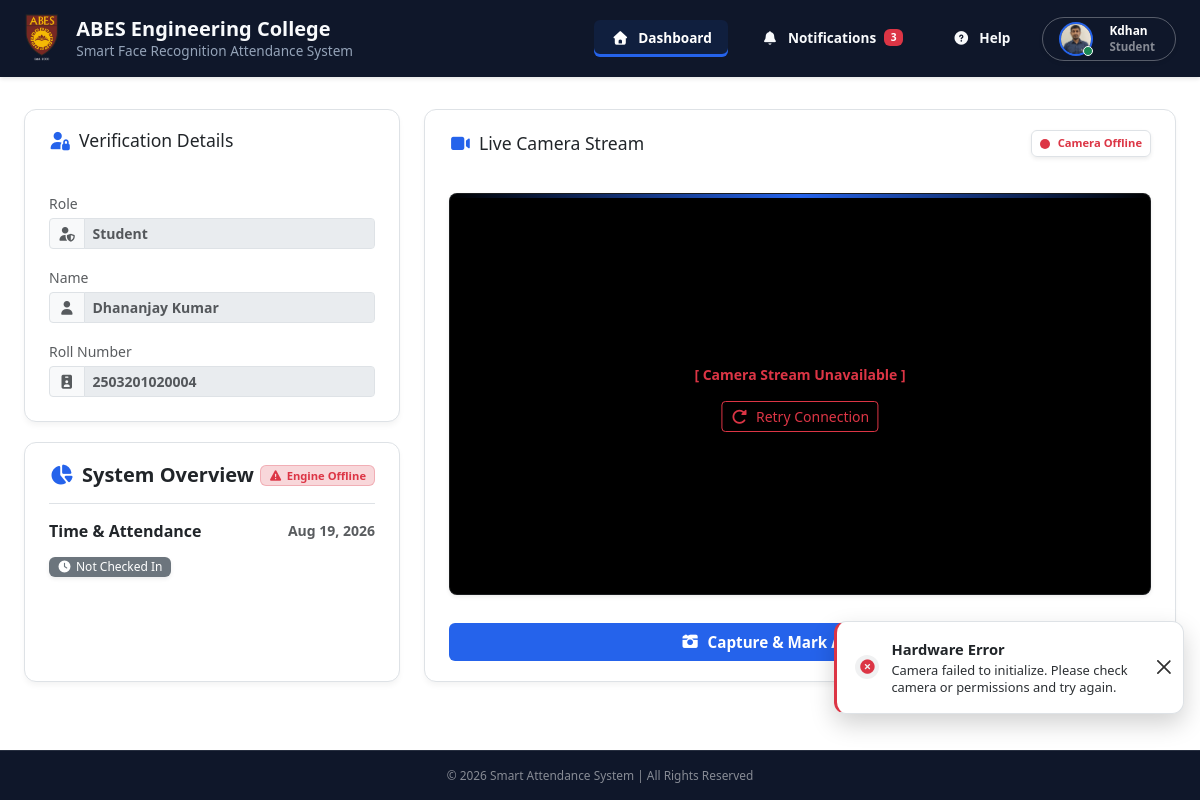
/attendance (signed in), run on an earlier commit of the app's database.
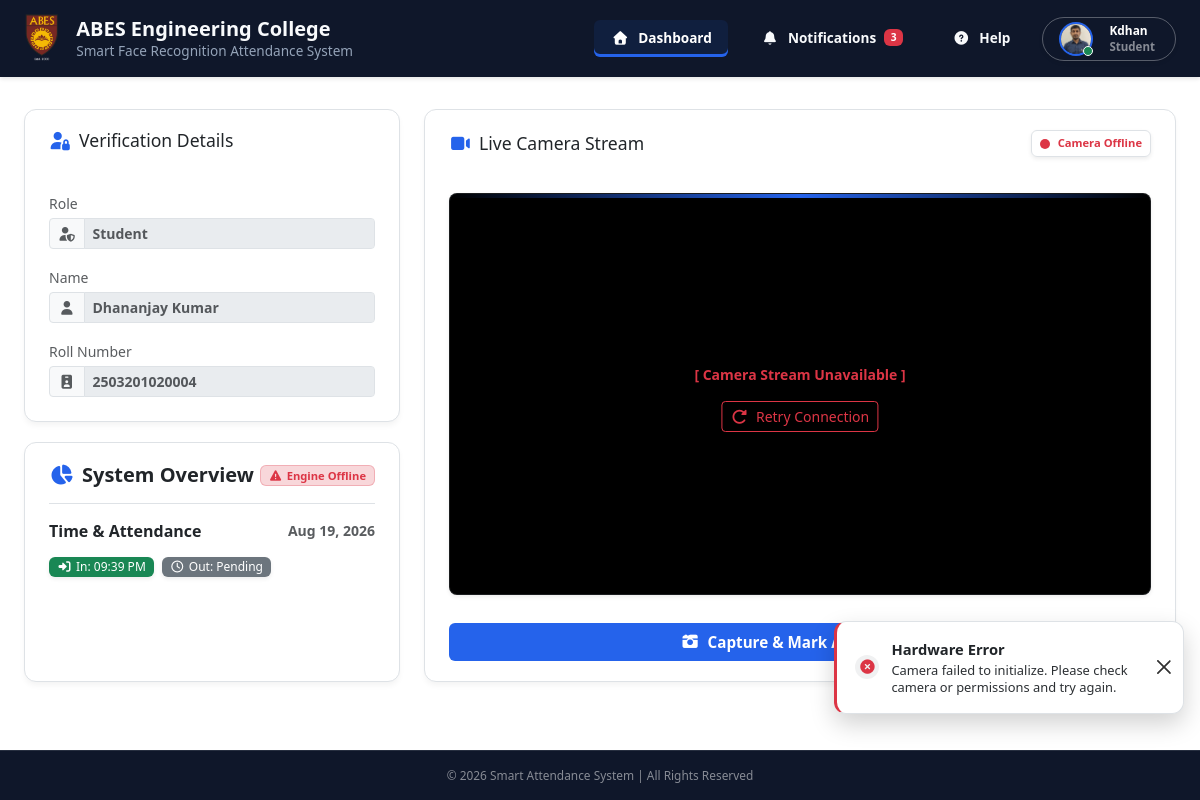
And on a later commit of the database.
### models.py (models this page shows, shortened)
class User(UserMixin, db.Model):
    __tablename__ = 'users'
    id = db.Column(db.Integer, primary_key=True)
    username = db.Column(db.String(50), unique=True, nullable=False)
    email = db.Column(db.String(120), unique=True, nullable=False)
    password_hash = db.Column(db.String(255), nullable=False)
    role = db.Column(db.String(20), nullable=False)
    is_active = db.Column(db.Boolean, default=True)
    created_at = db.Column(db.DateTime, default=datetime.utcnow)
    password_updated_at = db.Column(db.DateTime, default=datetime.utcnow)
    student_profile = db.relationship(
        'Student', backref='user_account', uselist=False, cascade="all, delete-orphan")
    faculty_profile = db.relationship(
        'FacultyStaff', backref='user_account', uselist=False, cascade="all, delete-orphan")
    attendance_records = db.relationship(
        'AttendanceRecord', foreign_keys='AttendanceRecord.user_id', backref='student_user', lazy=True)
    operator_logs = db.relationship(
        'AttendanceRecord', foreign_keys='AttendanceRecord.marked_by_operator_id', backref='operator_user', lazy=True)

class Student(db.Model):
    __tablename__ = 'students'
    student_id = db.Column(db.Integer, db.ForeignKey('users.id'), primary_key=True)
    roll_no = db.Column(db.String(50), unique=True, nullable=False)
    admission_no = db.Column(db.String(50), unique=True, nullable=False)
    full_name = db.Column(db.String(100), nullable=False)
    gender = db.Column(db.String(15), nullable=False)
    dob = db.Column(db.Date, nullable=False)
    course_id = db.Column(db.Integer, db.ForeignKey('courses.id'), nullable=False)
    session = db.Column(db.String(20), nullable=False)
    mobile_no = db.Column(db.String(15), nullable=False)
    father_name = db.Column(db.String(100), nullable=False)
    mother_name = db.Column(db.String(100), nullable=False)
    city = db.Column(db.String(50), nullable=False)
    state = db.Column(db.String(50), nullable=False)
    pin_code = db.Column(db.String(10), nullable=False)
    address = db.Column(db.Text, nullable=False)
    last_qualification = db.Column(db.String(100), nullable=False)
    photo_path = db.Column(db.String(255), nullable=True)
    encoding_path = db.Column(db.String(255), nullable=True)

class AttendanceRecord(db.Model):
    __tablename__ = 'attendance_records'
    __table_args__ = (
        UniqueConstraint('user_id', 'date', name='uq_attendance_user_date'),
    )
    id = db.Column(db.Integer, primary_key=True)
    user_id = db.Column(db.Integer, db.ForeignKey('users.id'), nullable=False)
    verification_method = db.Column(db.String(50), default='Face AI')
    status = db.Column(db.String(50), default='Present')
    marked_by_operator_id = db.Column(db.Integer, db.ForeignKey('users.id'), nullable=True)
    date = db.Column(db.Date, default=date.today)
    time_in = db.Column(db.DateTime, default=datetime.now)
    time_out = db.Column(db.DateTime, nullable=True)
    total_hours = db.Column(db.Float, nullable=True)

### routes/main.py (the view, shortened to what this page needs)
@main_bp.route('/attendance')
@login_required
def attendance():
    today_date = date.today()
    role = current_user.role.lower() if current_user.role else 'student'
    my_attendance = AttendanceRecord.query.filter_by(
        user_id=current_user.id,
        date=today_date
    ).first()
    admin_stats = {}
    teacher_stats = {}
    return render_template(
        'attendance.html',
        user=current_user,
        my_attendance=my_attendance,
        admin_stats=admin_stats,
        teacher_stats=teacher_stats
    )

### models.py (called while the page is built)
@login_manager.user_loader
def load_user(user_id):
    return User.query.get(int(user_id))

### templates/attendance.html (shortened to what this page needs)
{% extends "base.html" %}  {% block profile_action %}
<div class="dropdown">
  <button
    class="btn btn-profile-dropdown d-flex align-items-center gap-3 px-2 px-sm-3 py-1 rounded-pill shadow-sm"
    type="button"
    id="userProfileDropdown"
    data-bs-toggle="dropdown"
    aria-expanded="false"
    style="width: fit-content"
  >
    {% set raw_path = user.student_profile.photo_path if user.student_profile
    and user.student_profile.photo_path else (user.faculty_profile.photo_path if
    user.faculty_profile and user.faculty_profile.photo_path else None) %} {%
    set user_photo = raw_path.replace('\\', '/').split('/')[-1] if raw_path else
    None %}
    <div class="position-relative d-flex align-items-center">
      <img
        src="{{ url_for('static', filename='uploads/faces/' + user_photo) if user_photo else 'https://ui-avatars.com/api/?name=' + user.username|urlencode + '&background=2563eb&color=fff' }}"
        alt="{{ user.username }}"
        class="rounded-circle object-fit-cover border border-2 border-primary"
        width="34"
        height="34"
        loading="lazy"
        onerror="this.onerror=null; this.src='https://ui-avatars.com/api/?name={{ user.username|urlencode }}&background=2563eb&color=fff';"
      />
      <span
        class="position-absolute bottom-0 end-0 p-1 bg-success border border-white rounded-circle"
        style="width: 10px; height: 10px"
      >
      </span>
    </div>
    <div class="d-none d-sm-flex flex-column text-start me-1">
      <span class="text-white small fw-bold lh-1"
        >{{ user.username | capitalize }}</span
      >
      <span
        class="text-white-50 extra-small lh-1 mt-1"
        style="font-size: 0.72rem"
        >{{ user.role | capitalize }}</span
      >
    </div>
  </button>
</div>
{% endblock %}
{% block header_actions %}
<a
  href="#"
  class="btn fw-semibold btn-header border-0 justify-content-start px-3 active"
>
  <i class="fa-solid fa-house me-2" style="width: 20px; text-align: center"></i
  >Dashboard
</a>
<a
  href="#"
  class="btn fw-semibold btn-header border-0 justify-content-start px-3"
>
  <i class="fa-solid fa-bell me-2" style="width: 20px; text-align: center"></i
  >Notifications <span class="badge bg-danger ms-2">3</span>
</a>
<a
  href="#"
  class="btn fw-semibold btn-header border-0 justify-content-start px-3"
>
  <i
    class="fa-solid fa-circle-question me-2"
    style="width: 20px; text-align: center"
  ></i
  >Help
</a>
{% endblock %}
{% block content %}
<div class="main-container">
  <div class="left-panel">
    {% set user_id_val = '' %} {% set user_name_val = '' %} {% if user.role ==
    'student' and user.student_profile %} {% set user_id_val =
    user.student_profile.roll_no %} {% set user_name_val =
    user.student_profile.full_name %} {% elif user.role in ['teacher',
    'faculty', 'staff'] and user.faculty_profile %} {% set user_id_val =
    user.faculty_profile.employee_id %} {% set user_name_val =
    user.faculty_profile.full_name %} {% endif %}
    <div class="card-custom registration-card">
      <h2 class="mb-4">
        <i class="fa-solid fa-user-lock me-2 text-primary"></i>Verification
        Details
      </h2>
      <div>
        <div class="mb-3">
          <label for="role" class="form-label text-muted small fw-medium mb-1"
            >Role</label
          >
          <div class="input-group input-group-sm">
            <span class="input-group-text  text-muted"
              ><i class="fa-solid fa-user-shield"></i
            ></span>
            <input
              type="text"
              id="role"
              class="form-control  text-muted text-capitalize fw-bold"
              value="{{ user.role }}"
              disabled
            />
          </div>
        </div>
        <div class="mb-3">
          <label
            for="userName"
            class="form-label text-muted small fw-medium mb-1"
            >Name</label
          >
          <div class="input-group input-group-sm">
            <span class="input-group-text  text-muted"
              ><i class="fa-solid fa-user"></i
            ></span>
            <input
              type="text"
              id="userName"
              class="form-control  text-muted fw-bold text-capitalize"
              value="{{ user_name_val }}"
              disabled
            />
          </div>
        </div>
          <div class="mb-3">
            <label for="userId" class="form-label text-muted small fw-medium mb-1">
              {% if user.role in ['teacher', 'faculty', 'staff'] %}
                Employee ID
              {% else %}
                Roll Number
              {% endif %}
            </label>
            <div class="input-group input-group-sm">
              <span class="input-group-text  text-muted"
                ><i class="fa-solid fa-id-badge"></i
              ></span>
              <input
                type="text"
                id="userId"
                class="form-control  text-muted fw-bold"
                value="{{ user_id_val }}"
                disabled
              />
            </div>
          </div>
      </div>
    </div>
    <div class="card-custom">
      <div class="mb-3 border-bottom pb-3 d-flex justify-content-between align-items-center">
        <h5 class="mb-0 text-dark fw-bold">
          <i class="fa-solid fa-chart-pie me-2 text-primary"></i>System Overview
        </h5>
        <span id="engine-status" class="badge bg-secondary text-white px-2 py-1 shadow-sm" style="font-size: 0.70rem;">
        </span>
      </div>
      <div class="{% if user.role != 'student' %}mb-3 pb-3 border-bottom{% endif %}">
        <div class="d-flex justify-content-between align-items-end mb-3">
          <h6 class="text-dark fw-bold mb-0">Time & Attendance</h6>
          <span class="fw-semibold text-muted small" id="currentDateDisplay">Loading...</span>
        </div>
        <div class="d-flex flex-wrap gap-2 mb-1">
          {% if my_attendance %}
            <span class="badge bg-success px-2 py-1 fw-medium shadow-sm"><i class="fa-solid fa-right-to-bracket me-1"></i>In: {{ my_attendance.time_in.strftime('%I:%M %p') }}</span>
            {% if my_attendance.time_out %}
              <span class="badge bg-danger px-2 py-1 fw-medium shadow-sm"><i class="fa-solid fa-right-from-bracket me-1"></i>Out: {{ my_attendance.time_out.strftime('%I:%M %p') }}</span>
              {% if my_attendance.total_hours %}
                <span class="badge bg-primary-subtle text-primary border border-primary-subtle px-2 py-1 fw-bold shadow-sm"><i class="fa-solid fa-stopwatch me-1"></i>{{ my_attendance.total_hours }} hrs</span>
              {% endif %}
            {% else %}
              <span class="badge bg-secondary px-2 py-1 fw-medium shadow-sm"><i class="fa-regular fa-clock me-1"></i>Out: Pending</span>
            {% endif %}
          {% else %}
            <span class="badge bg-secondary px-2 py-1 fw-medium shadow-sm"><i class="fa-solid fa-clock me-1"></i>Not Checked In</span>
          {% endif %}
        </div>
      </div>
    </div>
  </div>
  <div class="right-panel">
    <div class="card-custom camera-card">
      <div class="d-flex justify-content-between align-items-center mb-3">
        <h2 class="mb-0">
          <i class="fa-solid fa-video me-2 text-primary"></i>Live Camera Stream
        </h2>
        <div
          id="cameraStatusBadge"
          class="status-badge d-flex align-items-center gap-2 px-2 py-1 rounded shadow-sm border"
          style="background: rgba(255, 255, 255, 0.1)"
        >
          <span
            id="cameraStatusDot"
            class="spinner-grow spinner-grow-sm text-warning"
            role="status"
            style="width: 10px; height: 10px"
          ></span>
          <span id="cameraStatusText" class="small fw-bold text-warning"
            >Connecting...</span
          >
        </div>
      </div>
      <div
        class="camera-frame bg-black position-relative overflow-hidden rounded-3 shadow-sm border border-secondary border-opacity-25"
        style="aspect-ratio: 16/9; width: 100%"
      >
        <div class="scan-overlay"></div>
        <div
          id="fallbackStreamText"
          class="position-absolute top-50 start-50 translate-middle text-center text-secondary small"
          style="display: none; z-index: 1"
        >
        </div>
      </div>
      <div class="mt-2 mb-0">
        <button
          id="captureBtn"
          class="btn btn-primary fw-semibold w-100 py-2 d-flex align-items-center justify-content-center gap-2"
          onclick="captureAttendance()"
        >
          <i class="fa-solid fa-camera-retro"></i>Capture & Mark Attendance
        </button>
      </div>
    </div>
  </div>
</div>
{% endblock %}

### templates/base.html (shortened to what this page needs)
<!doctype html>
<html lang="en">
<head>
  <link rel="stylesheet" href="{{ url_for('static', filename='css/bootstrap.min.css') }}" />
  <link rel="stylesheet" href="{{ url_for('static', filename='css/all.min.css') }}" />
  <link rel="stylesheet" href="{{ url_for('static', filename='css/style.css') }}" />
</head>
<body class="{% block body_class %}{% endblock %}">
  <header class="navbar navbar-expand-lg navbar-dark px-3 px-md-4">
    <div class="container-fluid p-0 d-flex align-items-center justify-content-between">
      <a class="navbar-brand d-flex align-items-center gap-3 m-0" href="{{ url_for('main.index') }}">
        <div class="header-logo">
          <img class="img-fluid" src="{{ url_for('static', filename='images/Logo.png') }}" alt="ABES Logo" />
        </div>
        <div class="college-info d-flex flex-column">
          <span class="college-name">ABES Engineering College</span>
          <span class="system-subtitle">Smart Face Recognition Attendance System</span>
        </div>
      </a>
      <div class="d-flex align-items-center gap-2 gap-md-3 order-lg-3 ms-auto ms-lg-3">
        {% block profile_action %}{% endblock %}
      </div>
      <div class="collapse navbar-collapse justify-content-end order-lg-2" id="navDrawer">
        <div
          class="d-flex flex-column flex-lg-row align-items-stretch align-items-lg-center gap-2 gap-lg-3 my-2 my-lg-0">
          {% block header_actions %}{% endblock %}
        </div>
      </div>
    </div>
  </header>
  {% include 'components/toast.html' %}
  <div class="app-main-content" role="main">
    {% block content %}{% endblock %}
  </div>
  <footer class="py-3 w-100 text-center text-white mt-auto" style="background-color: #0f172a;">
    <div class="container small text-white-50">
      &copy; {{ current_year }} Smart Attendance System | All Rights Reserved
    </div>
  </footer>
</body>
</html>

### templates/components/toast.html (shortened to what this page needs)
<div class="toast-container position-fixed end-0 p-3" style="bottom: 80px; z-index: 1090;" id="globalToastContainer">
</div>

What changed in the data, as far as the page shows it:
added AttendanceRecord: time_in "09:39 PM"
Also different on the page:
text no longer shown: "Not Checked In"
text now shown: "In: Out: Pending"
